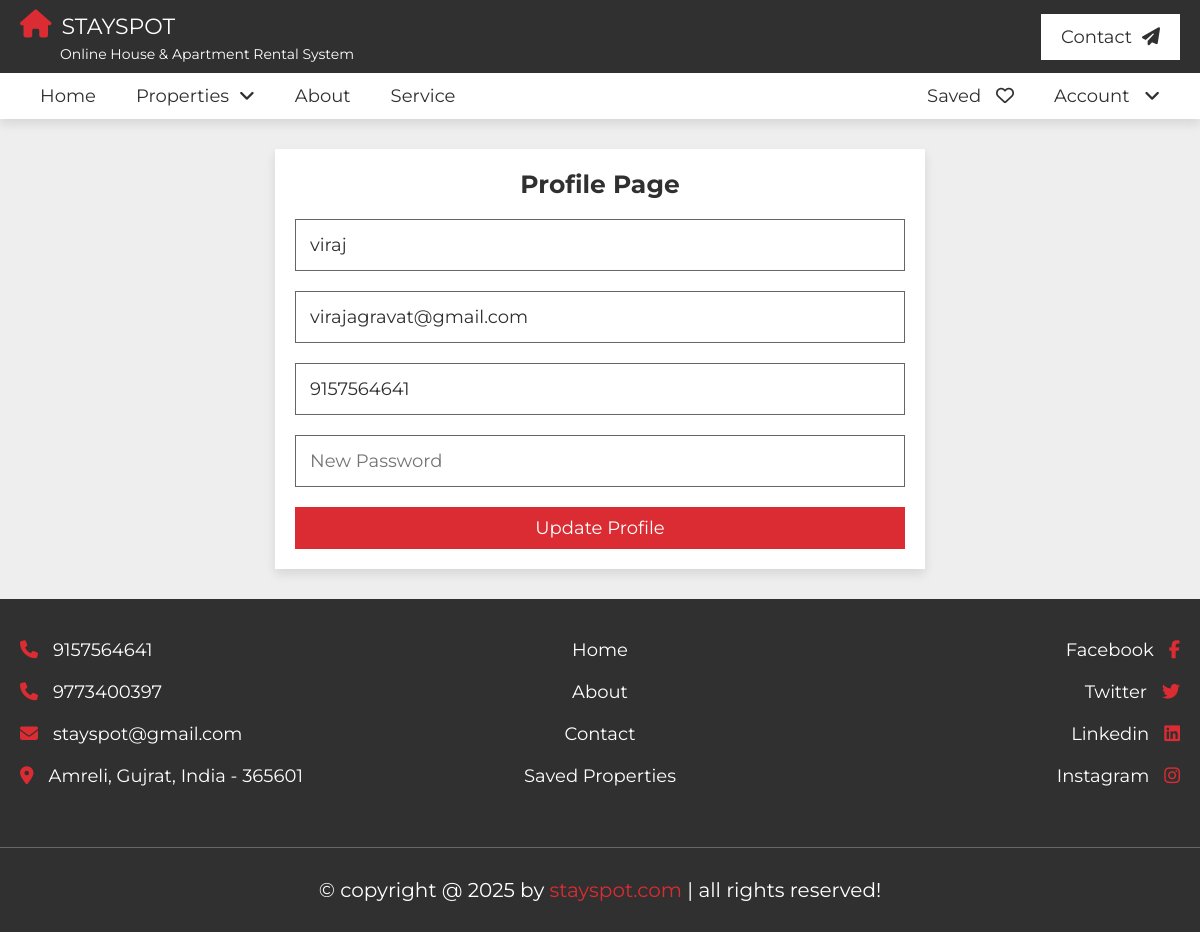
Screenshot of /design/profile.php (signed in) with the database file from the repository.
### tables this page shows
CREATE TABLE `user_reg` (
  `user_id` int(30) NOT NULL,
  `username` varchar(255) NOT NULL,
  `password` varchar(255) NOT NULL,
  `email` varchar(255) NOT NULL,
  `number` varchar(12) NOT NULL
);

### design/profile.php (the view, shortened to what this page needs)
<?php include "header.php"; ?>
<section class="form-container">
   <form action="" method="post" enctype="multipart/form-data" autocomplete="off">
      <h3>Profile Page</h3>
      <?php
      $id = $_SESSION['user_id'];
      $result = mysqli_query($con,"select * from user_reg where user_id='$id'");
      while($row = mysqli_fetch_assoc($result)) { ?>
      <input type="text" name="profile_name" required maxlength="50" placeholder="Your Name" class="box" value="<?php echo $row['username']; ?>">
      <input type="email" name="profile_email" required maxlength="50" placeholder="Your Email" class="box" value="<?php echo $row['email']; ?>">
      <input type="number" name="profile_number" required maxlength="10" placeholder="Your Number" max="9999999999" min="0" class="box" value="<?php echo $row['number']; ?>">
      <?php } ?>
      <input type="password" name="profile_password" required maxlength="20" placeholder="New Password" class="box">
      <input type="submit" value="Update Profile" name="update_profile" class="btn">
   </form>
</section>
<?php include "footer.php"; ?>

### design/css/style.css (style rules this page uses)
:root { --main-color:#DA2C32; --light-color:#666; --light-bg:#eee; --white:#fff; --black:#303030; --border:.1rem solid var(--light-color); --box-shodow:0 .5rem 1rem rgba(0,0,0,.1); }
* { font-family: 'Montserrat', sans-serif; margin: 0; padding: 0; box-sizing: border-box; outline: none; border: none; text-decoration: none; }
html { font-size: 62.5%; overflow-x: hidden; scroll-behavior: smooth; scroll-padding-top: 10rem; }
body { background-color: var(--light-bg); }
section { padding: 3rem 2rem; max-width: 1200px; margin: 0 auto; }
.btn, .inline-btn { margin-top: 1rem; padding: 1rem 3rem; background-color: var(--main-color); color: var(--white); cursor: pointer; text-align: center; font-size: 1.8rem; text-transform: capitalize; }
.btn { display: block; width: 100%; transition: all 0.5s ease; }
.form-container form { max-width: 65rem; margin: 0 auto; background-color: var(--white); box-shadow: var(--box-shodow); padding: 2rem; text-align: center; }
.form-container form h3 { padding-bottom: 1rem; font-size: 2.5rem; color: var(--black); text-transform: capitalize; }
.form-container form .box { border: var(--border); padding: 1.4rem; color: var(--black); margin: 1rem 0; width: 100%; font-size: 1.8rem; }

### rows the page displays
user_reg: profile_name "viraj", profile_email "virajagravat@gmail.com", profile_number "9157564641"
